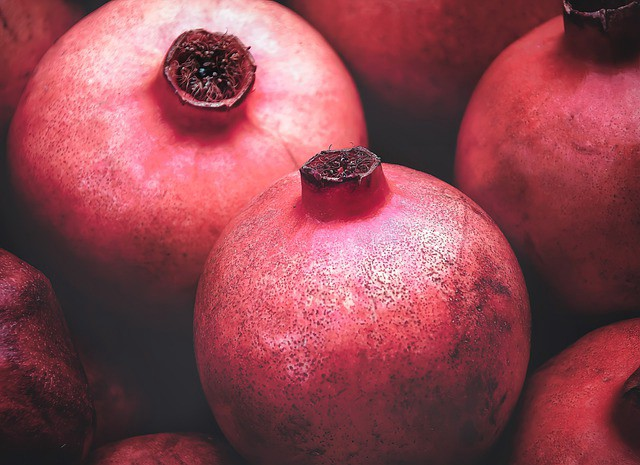
#> input picture Insta-and-Snapchat-Filters-main/insta filter/fruit.jpeg, 640 x 465 px, found by its file name
$ python vintage.py
#> lines starting #> are read from the running program, lines starting #| are printed output that depends on the picture
import cv2
import numpy as np
from matplotlib import pyplot as plt
im = cv2.imread(r'C:\Users\pc\Downloads\Insta-and-Snapchat-Filters-main\Insta-and-Snapchat-Filters-main\insta filter\fruit.jpeg')
#> im is the input picture: shape (465, 640, 3); mean B, G, R 81.3, 71.5, 143.7
rows, cols = im.shape[:2]
#> rows = 465; cols = 640
# Create a Gaussian filter
kernel_x = cv2.getGaussianKernel(cols,200)
kernel_y = cv2.getGaussianKernel(rows,200)
kernel = kernel_y * kernel_x.T
filter = 255 * kernel / np.linalg.norm(kernel)
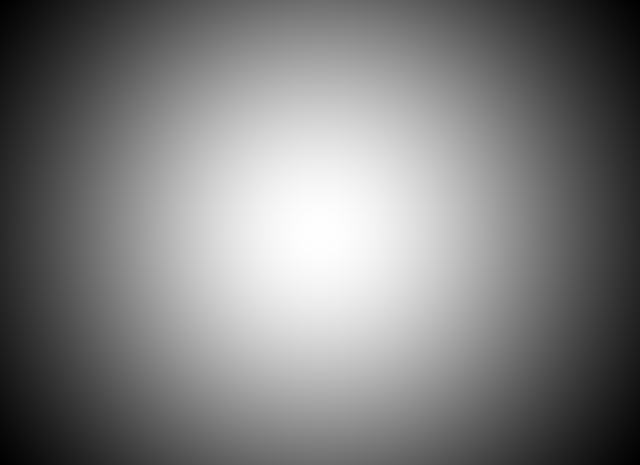
#> kernel: shape (465, 640) float64; min 8.43e-07, max 5.92e-06, mean 3.36e-06; drawn with min black and max white
vintage_im = np.copy(im)
# for each channel in the input image, we will apply the above filter
for i in range(3):
    vintage_im[:,:,i] = vintage_im[:,:,i] * filter
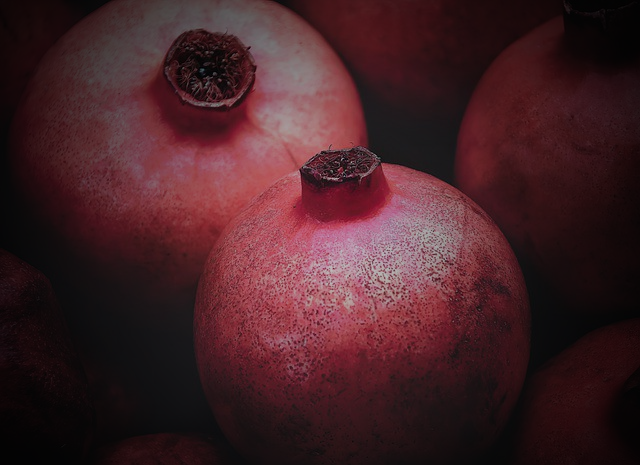
#> vintage_im: shape (465, 640, 3); mean B, G, R 38.6, 33.8, 67.4
plt.imshow(vintage_im)
plt.show()

$ run again, with Insta-and-Snapchat-Filters-main/insta filter/flower.jpeg copied over Insta-and-Snapchat-Filters-main/insta filter/fruit.jpeg
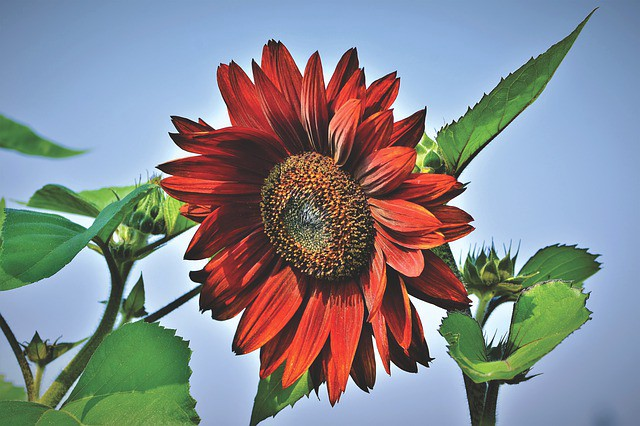
#> input picture Insta-and-Snapchat-Filters-main/insta filter/flower.jpeg, 640 x 426 px, found by its file name
#> im is the input picture: shape (426, 640, 3); mean B, G, R 141.6, 136.7, 132.9
#> after the loop `for i in range(3):`:
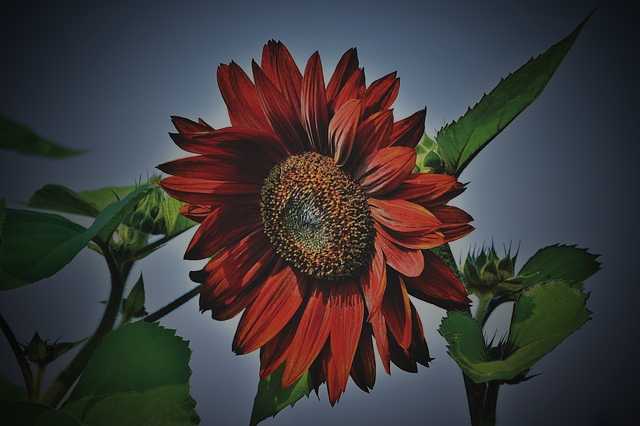
#> vintage_im: shape (426, 640, 3); mean B, G, R 58.3, 57.6, 61.4

$ run again, with Insta-and-Snapchat-Filters-main/insta filter/house.jpeg copied over Insta-and-Snapchat-Filters-main/insta filter/fruit.jpeg
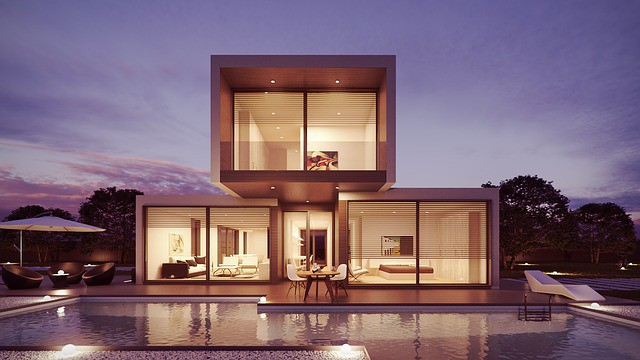
#> input picture Insta-and-Snapchat-Filters-main/insta filter/house.jpeg, 640 x 360 px, found by its file name
#> im is the input picture: shape (360, 640, 3); mean B, G, R 115, 102.1, 127.1
#> `filter = 255 * kernel / np.linalg.norm(kernel)`:
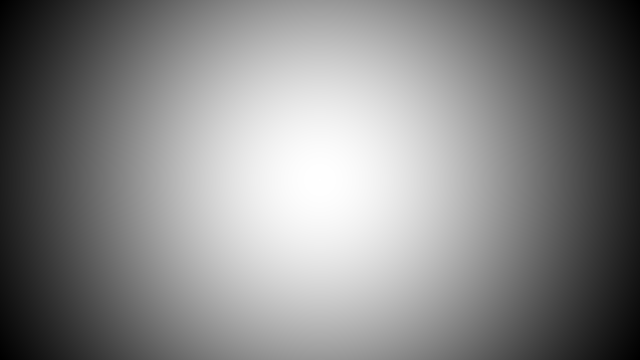
#> kernel: shape (360, 640) float64; min 1.32e-06, max 7.07e-06, mean 4.34e-06; drawn with min black and max white
#> after the loop `for i in range(3):`:
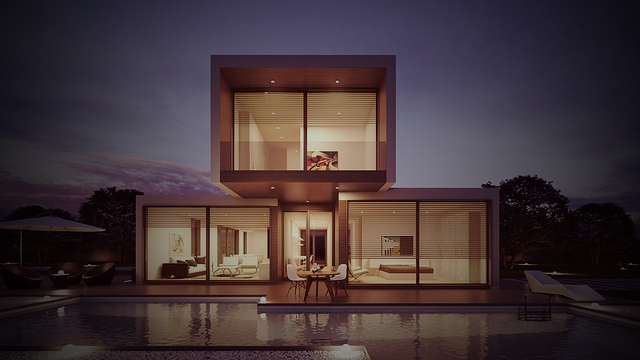
#> vintage_im: shape (360, 640, 3); mean B, G, R 56.9, 53.3, 67.3
